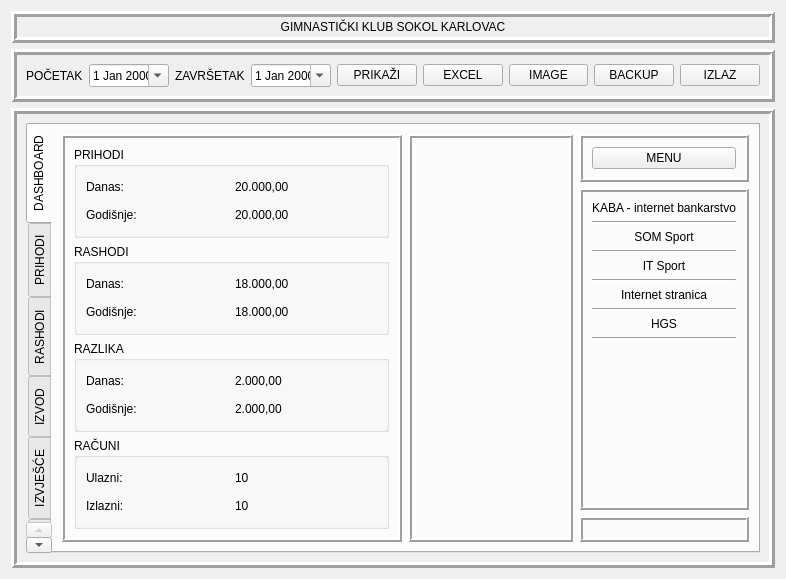
<?xml version="1.0" encoding="UTF-8"?>
<ui version="4.0">
 <class>FinanceManager</class>
 <widget class="QWidget" name="FinanceManager">
  <property name="enabled">
   <bool>true</bool>
  </property>
  <property name="geometry">
   <rect>
    <x>0</x>
    <y>0</y>
    <width>786</width>
    <height>579</height>
   </rect>
  </property>
  <property name="sizePolicy">
   <sizepolicy hsizetype="Expanding" vsizetype="Expanding">
    <horstretch>1</horstretch>
    <verstretch>1</verstretch>
   </sizepolicy>
  </property>
  <property name="windowTitle">
   <string>Form</string>
  </property>
  <property name="styleSheet">
   <string notr="true"/>
  </property>
  <layout class="QVBoxLayout" name="verticalLayout_3">
   <property name="sizeConstraint">
    <enum>QLayout::SetNoConstraint</enum>
   </property>
   <item>
    <widget class="QLabel" name="label">
     <property name="styleSheet">
      <string notr="true">font: 20pt &quot;Calibri&quot;;
border-bottom: 2px solid rgb(200, 200, 200);</string>
     </property>
     <property name="frameShape">
      <enum>QFrame::Box</enum>
     </property>
     <property name="frameShadow">
      <enum>QFrame::Raised</enum>
     </property>
     <property name="lineWidth">
      <number>3</number>
     </property>
     <property name="text">
      <string>GIMNASTIČKI KLUB SOKOL KARLOVAC</string>
     </property>
     <property name="alignment">
      <set>Qt::AlignHCenter|Qt::AlignTop</set>
     </property>
    </widget>
   </item>
   <item>
    <widget class="QFrame" name="frame_menu">
     <property name="frameShape">
      <enum>QFrame::Box</enum>
     </property>
     <property name="frameShadow">
      <enum>QFrame::Raised</enum>
     </property>
     <property name="lineWidth">
      <number>3</number>
     </property>
     <layout class="QHBoxLayout" name="horizontalLayout">
      <item>
       <widget class="QLabel" name="label_2">
        <property name="text">
         <string>POČETAK</string>
        </property>
       </widget>
      </item>
      <item>
       <widget class="QDateEdit" name="date_from">
        <property name="acceptDrops">
         <bool>true</bool>
        </property>
        <property name="calendarPopup">
         <bool>true</bool>
        </property>
       </widget>
      </item>
      <item>
       <widget class="QLabel" name="label_3">
        <property name="text">
         <string>ZAVRŠETAK</string>
        </property>
       </widget>
      </item>
      <item>
       <widget class="QDateEdit" name="date_to">
        <property name="calendarPopup">
         <bool>true</bool>
        </property>
       </widget>
      </item>
      <item>
       <widget class="QPushButton" name="btn_show">
        <property name="text">
         <string>PRIKAŽI</string>
        </property>
       </widget>
      </item>
      <item>
       <widget class="QPushButton" name="btn_excel_2">
        <property name="text">
         <string>EXCEL</string>
        </property>
       </widget>
      </item>
      <item>
       <widget class="QPushButton" name="btn_image">
        <property name="text">
         <string>IMAGE</string>
        </property>
       </widget>
      </item>
      <item>
       <spacer name="horizontalSpacer_4">
        <property name="orientation">
         <enum>Qt::Horizontal</enum>
        </property>
        <property name="sizeHint" stdset="0">
         <size>
          <width>47</width>
          <height>20</height>
         </size>
        </property>
       </spacer>
      </item>
      <item>
       <widget class="QPushButton" name="btn_backup">
        <property name="text">
         <string>BACKUP</string>
        </property>
       </widget>
      </item>
      <item>
       <widget class="QPushButton" name="btn_exit">
        <property name="text">
         <string>IZLAZ</string>
        </property>
       </widget>
      </item>
     </layout>
    </widget>
   </item>
   <item>
    <widget class="QFrame" name="frame_6">
     <property name="frameShape">
      <enum>QFrame::Box</enum>
     </property>
     <property name="frameShadow">
      <enum>QFrame::Raised</enum>
     </property>
     <property name="lineWidth">
      <number>3</number>
     </property>
     <layout class="QHBoxLayout" name="horizontalLayout_16">
      <item>
       <widget class="QTabWidget" name="tabWidget">
        <property name="cursor">
         <cursorShape>ArrowCursor</cursorShape>
        </property>
        <property name="layoutDirection">
         <enum>Qt::LeftToRight</enum>
        </property>
        <property name="styleSheet">
         <string notr="true"/>
        </property>
        <property name="tabPosition">
         <enum>QTabWidget::West</enum>
        </property>
        <property name="tabShape">
         <enum>QTabWidget::Rounded</enum>
        </property>
        <property name="currentIndex">
         <number>0</number>
        </property>
        <property name="documentMode">
         <bool>false</bool>
        </property>
        <property name="tabsClosable">
         <bool>false</bool>
        </property>
        <property name="tabBarAutoHide">
         <bool>false</bool>
        </property>
        <widget class="QWidget" name="tab_7">
         <property name="tabletTracking">
          <bool>true</bool>
         </property>
         <attribute name="title">
          <string>DASHBOARD</string>
         </attribute>
         <layout class="QHBoxLayout" name="horizontalLayout_20">
          <item>
           <layout class="QVBoxLayout" name="verticalLayout_16" stretch="0">
            <item>
             <widget class="QFrame" name="frame">
              <property name="frameShape">
               <enum>QFrame::Box</enum>
              </property>
              <property name="frameShadow">
               <enum>QFrame::Raised</enum>
              </property>
              <property name="lineWidth">
               <number>2</number>
              </property>
              <layout class="QVBoxLayout" name="verticalLayout_24">
               <item>
                <widget class="QGroupBox" name="groupBox">
                 <property name="enabled">
                  <bool>true</bool>
                 </property>
                 <property name="title">
                  <string>PRIHODI</string>
                 </property>
                 <property name="flat">
                  <bool>false</bool>
                 </property>
                 <property name="checkable">
                  <bool>false</bool>
                 </property>
                 <layout class="QVBoxLayout" name="verticalLayout_13">
                  <item>
                   <layout class="QHBoxLayout" name="horizontalLayout_4">
                    <item>
                     <widget class="QLabel" name="label_7">
                      <property name="text">
                       <string>Danas:</string>
                      </property>
                     </widget>
                    </item>
                    <item>
                     <widget class="QLabel" name="dashboard_income_2">
                      <property name="text">
                       <string>20.000,00</string>
                      </property>
                     </widget>
                    </item>
                   </layout>
                  </item>
                  <item>
                   <layout class="QHBoxLayout" name="horizontalLayout_10">
                    <item>
                     <widget class="QLabel" name="label_8">
                      <property name="text">
                       <string>Godišnje:</string>
                      </property>
                     </widget>
                    </item>
                    <item>
                     <widget class="QLabel" name="dashboard_income">
                      <property name="text">
                       <string>20.000,00</string>
                      </property>
                     </widget>
                    </item>
                   </layout>
                  </item>
                 </layout>
                </widget>
               </item>
               <item>
                <widget class="QGroupBox" name="groupBox_2">
                 <property name="enabled">
                  <bool>true</bool>
                 </property>
                 <property name="title">
                  <string>RASHODI</string>
                 </property>
                 <property name="flat">
                  <bool>false</bool>
                 </property>
                 <property name="checkable">
                  <bool>false</bool>
                 </property>
                 <layout class="QVBoxLayout" name="verticalLayout_17">
                  <item>
                   <layout class="QHBoxLayout" name="horizontalLayout_12">
                    <item>
                     <widget class="QLabel" name="label_12">
                      <property name="text">
                       <string>Danas:</string>
                      </property>
                     </widget>
                    </item>
                    <item>
                     <widget class="QLabel" name="dashboard_outcome_2">
                      <property name="text">
                       <string>18.000,00</string>
                      </property>
                     </widget>
                    </item>
                   </layout>
                  </item>
                  <item>
                   <layout class="QHBoxLayout" name="horizontalLayout_13">
                    <item>
                     <widget class="QLabel" name="label_13">
                      <property name="text">
                       <string>Godišnje:</string>
                      </property>
                     </widget>
                    </item>
                    <item>
                     <widget class="QLabel" name="dashboard_outcome">
                      <property name="text">
                       <string>18.000,00</string>
                      </property>
                     </widget>
                    </item>
                   </layout>
                  </item>
                 </layout>
                </widget>
               </item>
               <item>
                <widget class="QGroupBox" name="groupBox_3">
                 <property name="enabled">
                  <bool>true</bool>
                 </property>
                 <property name="title">
                  <string>RAZLIKA</string>
                 </property>
                 <property name="flat">
                  <bool>false</bool>
                 </property>
                 <property name="checkable">
                  <bool>false</bool>
                 </property>
                 <layout class="QVBoxLayout" name="verticalLayout_20">
                  <item>
                   <layout class="QHBoxLayout" name="horizontalLayout_14">
                    <item>
                     <widget class="QLabel" name="label_14">
                      <property name="text">
                       <string>Danas:</string>
                      </property>
                     </widget>
                    </item>
                    <item>
                     <widget class="QLabel" name="dashboard_total_2">
                      <property name="text">
                       <string>2.000,00</string>
                      </property>
                     </widget>
                    </item>
                   </layout>
                  </item>
                  <item>
                   <layout class="QHBoxLayout" name="horizontalLayout_15">
                    <item>
                     <widget class="QLabel" name="label_15">
                      <property name="text">
                       <string>Godišnje:</string>
                      </property>
                     </widget>
                    </item>
                    <item>
                     <widget class="QLabel" name="dashboard_total">
                      <property name="text">
                       <string>2.000,00</string>
                      </property>
                     </widget>
                    </item>
                   </layout>
                  </item>
                 </layout>
                </widget>
               </item>
               <item>
                <widget class="QGroupBox" name="groupBox_4">
                 <property name="title">
                  <string>RAČUNI</string>
                 </property>
                 <layout class="QVBoxLayout" name="verticalLayout_21">
                  <item>
                   <layout class="QHBoxLayout" name="horizontalLayout_11">
                    <item>
                     <widget class="QLabel" name="label_16">
                      <property name="text">
                       <string>Ulazni:</string>
                      </property>
                     </widget>
                    </item>
                    <item>
                     <widget class="QLabel" name="label_18">
                      <property name="text">
                       <string>10</string>
                      </property>
                     </widget>
                    </item>
                   </layout>
                  </item>
                  <item>
                   <layout class="QHBoxLayout" name="horizontalLayout_17">
                    <item>
                     <widget class="QLabel" name="label_17">
                      <property name="text">
                       <string>Izlazni:</string>
                      </property>
                     </widget>
                    </item>
                    <item>
                     <widget class="QLabel" name="label_19">
                      <property name="text">
                       <string>10</string>
                      </property>
                     </widget>
                    </item>
                   </layout>
                  </item>
                 </layout>
                </widget>
               </item>
              </layout>
             </widget>
            </item>
           </layout>
          </item>
          <item>
           <layout class="QHBoxLayout" name="horizontalLayout_18">
            <item>
             <widget class="QFrame" name="frame_2">
              <property name="frameShape">
               <enum>QFrame::Box</enum>
              </property>
              <property name="frameShadow">
               <enum>QFrame::Raised</enum>
              </property>
              <property name="lineWidth">
               <number>2</number>
              </property>
              <layout class="QVBoxLayout" name="verticalLayout_15">
               <item>
                <layout class="QVBoxLayout" name="calendar_frame"/>
               </item>
              </layout>
             </widget>
            </item>
            <item>
             <layout class="QVBoxLayout" name="verticalLayout_5">
              <item>
               <widget class="QFrame" name="frame_5">
                <property name="frameShape">
                 <enum>QFrame::Box</enum>
                </property>
                <property name="frameShadow">
                 <enum>QFrame::Raised</enum>
                </property>
                <property name="lineWidth">
                 <number>2</number>
                </property>
                <layout class="QHBoxLayout" name="horizontalLayout_8">
                 <item>
                  <widget class="QPushButton" name="btn_hide">
                   <property name="text">
                    <string>MENU</string>
                   </property>
                  </widget>
                 </item>
                </layout>
               </widget>
              </item>
              <item>
               <widget class="QFrame" name="frame_3">
                <property name="minimumSize">
                 <size>
                  <width>20</width>
                  <height>0</height>
                 </size>
                </property>
                <property name="frameShape">
                 <enum>QFrame::Box</enum>
                </property>
                <property name="frameShadow">
                 <enum>QFrame::Raised</enum>
                </property>
                <property name="lineWidth">
                 <number>2</number>
                </property>
                <layout class="QVBoxLayout" name="verticalLayout">
                 <item>
                  <layout class="QVBoxLayout" name="links">
                   <item>
                    <widget class="QLabel" name="kaba">
                     <property name="text">
                      <string>KABA - internet bankarstvo</string>
                     </property>
                     <property name="alignment">
                      <set>Qt::AlignCenter</set>
                     </property>
                    </widget>
                   </item>
                   <item>
                    <widget class="Line" name="line_4">
                     <property name="orientation">
                      <enum>Qt::Horizontal</enum>
                     </property>
                    </widget>
                   </item>
                   <item>
                    <widget class="QLabel" name="som_sport">
                     <property name="text">
                      <string>SOM Sport</string>
                     </property>
                     <property name="alignment">
                      <set>Qt::AlignCenter</set>
                     </property>
                    </widget>
                   </item>
                   <item>
                    <widget class="Line" name="line_5">
                     <property name="orientation">
                      <enum>Qt::Horizontal</enum>
                     </property>
                    </widget>
                   </item>
                   <item>
                    <widget class="QLabel" name="itsport">
                     <property name="styleSheet">
                      <string notr="true"/>
                     </property>
                     <property name="text">
                      <string>IT Sport</string>
                     </property>
                     <property name="alignment">
                      <set>Qt::AlignCenter</set>
                     </property>
                    </widget>
                   </item>
                   <item>
                    <widget class="Line" name="line_6">
                     <property name="orientation">
                      <enum>Qt::Horizontal</enum>
                     </property>
                    </widget>
                   </item>
                   <item>
                    <widget class="QLabel" name="gksk">
                     <property name="text">
                      <string>Internet stranica</string>
                     </property>
                     <property name="alignment">
                      <set>Qt::AlignCenter</set>
                     </property>
                    </widget>
                   </item>
                   <item>
                    <widget class="Line" name="line">
                     <property name="orientation">
                      <enum>Qt::Horizontal</enum>
                     </property>
                    </widget>
                   </item>
                   <item>
                    <widget class="QLabel" name="hgs">
                     <property name="text">
                      <string>HGS</string>
                     </property>
                     <property name="alignment">
                      <set>Qt::AlignCenter</set>
                     </property>
                    </widget>
                   </item>
                   <item>
                    <widget class="Line" name="line_2">
                     <property name="orientation">
                      <enum>Qt::Horizontal</enum>
                     </property>
                    </widget>
                   </item>
                   <item>
                    <spacer name="verticalSpacer_8">
                     <property name="orientation">
                      <enum>Qt::Vertical</enum>
                     </property>
                     <property name="sizeHint" stdset="0">
                      <size>
                       <width>20</width>
                       <height>40</height>
                      </size>
                     </property>
                    </spacer>
                   </item>
                  </layout>
                 </item>
                </layout>
               </widget>
              </item>
              <item>
               <widget class="QFrame" name="frame_4">
                <property name="frameShape">
                 <enum>QFrame::Box</enum>
                </property>
                <property name="frameShadow">
                 <enum>QFrame::Raised</enum>
                </property>
                <property name="lineWidth">
                 <number>2</number>
                </property>
                <layout class="QVBoxLayout" name="verticalLayout_19">
                 <item>
                  <layout class="QVBoxLayout" name="dashboard_1"/>
                 </item>
                </layout>
               </widget>
              </item>
             </layout>
            </item>
           </layout>
          </item>
         </layout>
        </widget>
        <widget class="QWidget" name="tab">
         <attribute name="title">
          <string>PRIHODI</string>
         </attribute>
         <layout class="QVBoxLayout" name="verticalLayout_12">
          <item>
           <layout class="QVBoxLayout" name="verticalLayout_11">
            <item>
             <layout class="QHBoxLayout" name="horizontalLayout_2">
              <item>
               <widget class="QPushButton" name="income_btn1">
                <property name="text">
                 <string>NOVI UNOS</string>
                </property>
               </widget>
              </item>
              <item>
               <widget class="QPushButton" name="income_btn2">
                <property name="text">
                 <string>IZMIJENI</string>
                </property>
               </widget>
              </item>
              <item>
               <widget class="QPushButton" name="income_btn3">
                <property name="text">
                 <string>IZBRIŠI</string>
                </property>
               </widget>
              </item>
              <item>
               <spacer name="horizontalSpacer">
                <property name="orientation">
                 <enum>Qt::Horizontal</enum>
                </property>
                <property name="sizeType">
                 <enum>QSizePolicy::Fixed</enum>
                </property>
                <property name="sizeHint" stdset="0">
                 <size>
                  <width>100</width>
                  <height>20</height>
                 </size>
                </property>
               </spacer>
              </item>
              <item>
               <widget class="QLabel" name="label_4">
                <property name="maximumSize">
                 <size>
                  <width>50</width>
                  <height>16777215</height>
                 </size>
                </property>
                <property name="text">
                 <string>ŠIFRA:</string>
                </property>
               </widget>
              </item>
              <item>
               <widget class="QComboBox" name="combo_income">
                <property name="minimumSize">
                 <size>
                  <width>70</width>
                  <height>23</height>
                 </size>
                </property>
                <property name="maximumSize">
                 <size>
                  <width>70</width>
                  <height>23</height>
                 </size>
                </property>
               </widget>
              </item>
              <item>
               <widget class="QLabel" name="income_desc">
                <property name="text">
                 <string>OPIS ŠIFRE</string>
                </property>
               </widget>
              </item>
             </layout>
            </item>
            <item>
             <layout class="QHBoxLayout" name="horizontalLayout_3">
              <item>
               <layout class="QVBoxLayout" name="verticalLayout_2">
                <item>
                 <widget class="QTreeWidget" name="tree_income">
                  <property name="styleSheet">
                   <string notr="true"/>
                  </property>
                  <property name="autoScroll">
                   <bool>true</bool>
                  </property>
                  <property name="showDropIndicator" stdset="0">
                   <bool>false</bool>
                  </property>
                  <property name="alternatingRowColors">
                   <bool>true</bool>
                  </property>
                  <property name="selectionBehavior">
                   <enum>QAbstractItemView::SelectRows</enum>
                  </property>
                  <property name="uniformRowHeights">
                   <bool>false</bool>
                  </property>
                  <property name="headerHidden">
                   <bool>false</bool>
                  </property>
                  <column>
                   <property name="text">
                    <string>ŠIFRA</string>
                   </property>
                   <property name="textAlignment">
                    <set>AlignCenter</set>
                   </property>
                  </column>
                  <column>
                   <property name="text">
                    <string>OPIS ŠIFRE</string>
                   </property>
                   <property name="textAlignment">
                    <set>AlignCenter</set>
                   </property>
                  </column>
                  <column>
                   <property name="text">
                    <string>OPIS</string>
                   </property>
                   <property name="textAlignment">
                    <set>AlignCenter</set>
                   </property>
                  </column>
                  <column>
                   <property name="text">
                    <string>IZNOS</string>
                   </property>
                   <property name="textAlignment">
                    <set>AlignCenter</set>
                   </property>
                  </column>
                  <column>
                   <property name="text">
                    <string>DATUM</string>
                   </property>
                   <property name="textAlignment">
                    <set>AlignCenter</set>
                   </property>
                  </column>
                  <column>
                   <property name="text">
                    <string>NAPOMENA</string>
                   </property>
                   <property name="textAlignment">
                    <set>AlignCenter</set>
                   </property>
                  </column>
                  <column>
                   <property name="text">
                    <string>ID</string>
                   </property>
                   <property name="textAlignment">
                    <set>AlignCenter</set>
                   </property>
                  </column>
                 </widget>
                </item>
                <item>
                 <widget class="QLabel" name="income_total">
                  <property name="text">
                   <string>UKUPNI PRIHODI</string>
                  </property>
                  <property name="alignment">
                   <set>Qt::AlignCenter</set>
                  </property>
                 </widget>
                </item>
               </layout>
              </item>
             </layout>
            </item>
           </layout>
          </item>
         </layout>
        </widget>
        <widget class="QWidget" name="tab_2">
         <attribute name="title">
          <string>RASHODI</string>
         </attribute>
         <layout class="QVBoxLayout" name="verticalLayout_10">
          <item>
           <layout class="QHBoxLayout" name="horizontalLayout_5">
            <item>
             <widget class="QPushButton" name="outcome_btn1">
              <property name="text">
               <string>NOVI UNOS</string>
              </property>
             </widget>
            </item>
            <item>
             <widget class="QPushButton" name="outcome_btn2">
              <property name="text">
               <string>IZMIJENI</string>
              </property>
             </widget>
            </item>
            <item>
             <widget class="QPushButton" name="outcome_btn3">
              <property name="text">
               <string>IZBRIŠI</string>
              </property>
             </widget>
            </item>
            <item>
             <spacer name="horizontalSpacer_2">
              <property name="orientation">
               <enum>Qt::Horizontal</enum>
              </property>
              <property name="sizeType">
               <enum>QSizePolicy::Fixed</enum>
              </property>
              <property name="sizeHint" stdset="0">
               <size>
                <width>100</width>
                <height>20</height>
               </size>
              </property>
             </spacer>
            </item>
            <item>
             <widget class="QLabel" name="label_6">
              <property name="maximumSize">
               <size>
                <width>50</width>
                <height>16777215</height>
               </size>
              </property>
              <property name="text">
               <string>ŠIFRA:</string>
              </property>
             </widget>
            </item>
            <item>
             <widget class="QComboBox" name="combo_outcome">
              <property name="minimumSize">
               <size>
                <width>70</width>
                <height>23</height>
               </size>
              </property>
              <property name="maximumSize">
               <size>
                <width>70</width>
                <height>23</height>
               </size>
              </property>
             </widget>
            </item>
            <item>
             <widget class="QLabel" name="outcome_desc">
              <property name="text">
               <string>OPIS ŠIFRE</string>
              </property>
             </widget>
            </item>
           </layout>
          </item>
          <item>
           <layout class="QHBoxLayout" name="horizontalLayout_6">
            <item>
             <layout class="QVBoxLayout" name="verticalLayout_4">
              <item>
               <widget class="QTreeWidget" name="tree_outcome">
                <property name="styleSheet">
                 <string notr="true"/>
                </property>
                <property name="showDropIndicator" stdset="0">
                 <bool>false</bool>
                </property>
                <property name="alternatingRowColors">
                 <bool>true</bool>
                </property>
                <column>
                 <property name="text">
                  <string>ŠIFRA</string>
                 </property>
                 <property name="textAlignment">
                  <set>AlignCenter</set>
                 </property>
                </column>
                <column>
                 <property name="text">
                  <string>OPIS ŠIFRE</string>
                 </property>
                 <property name="textAlignment">
                  <set>AlignCenter</set>
                 </property>
                </column>
                <column>
                 <property name="text">
                  <string>OPIS</string>
                 </property>
                 <property name="textAlignment">
                  <set>AlignCenter</set>
                 </property>
                </column>
                <column>
                 <property name="text">
                  <string>IZNOS</string>
                 </property>
                 <property name="textAlignment">
                  <set>AlignCenter</set>
                 </property>
                </column>
                <column>
                 <property name="text">
                  <string>DATUM</string>
                 </property>
                 <property name="textAlignment">
                  <set>AlignCenter</set>
                 </property>
                </column>
                <column>
                 <property name="text">
                  <string>NAPOMENA</string>
                 </property>
                 <property name="textAlignment">
                  <set>AlignCenter</set>
                 </property>
                </column>
                <column>
                 <property name="text">
                  <string>ID</string>
                 </property>
                 <property name="textAlignment">
                  <set>AlignCenter</set>
                 </property>
                </column>
               </widget>
              </item>
              <item>
               <widget class="QLabel" name="outcome_total">
                <property name="text">
                 <string>UKUPNI RASHODI</string>
                </property>
                <property name="alignment">
                 <set>Qt::AlignCenter</set>
                </property>
               </widget>
              </item>
             </layout>
            </item>
           </layout>
          </item>
         </layout>
        </widget>
        <widget class="QWidget" name="tab_3">
         <attribute name="title">
          <string>IZVOD</string>
         </attribute>
         <layout class="QVBoxLayout" name="verticalLayout_6">
          <item>
           <layout class="QHBoxLayout" name="horizontalLayout_7">
            <item>
             <widget class="QPushButton" name="browse_btn">
              <property name="maximumSize">
               <size>
                <width>150</width>
                <height>16777215</height>
               </size>
              </property>
              <property name="text">
               <string>UČITAJ IZVOD</string>
              </property>
             </widget>
            </item>
            <item>
             <widget class="QLabel" name="file_path">
              <property name="minimumSize">
               <size>
                <width>250</width>
                <height>0</height>
               </size>
              </property>
              <property name="text">
               <string>Odabrani izvod</string>
              </property>
             </widget>
            </item>
            <item>
             <widget class="QPushButton" name="add_row">
              <property name="minimumSize">
               <size>
                <width>40</width>
                <height>20</height>
               </size>
              </property>
              <property name="maximumSize">
               <size>
                <width>40</width>
                <height>40</height>
               </size>
              </property>
              <property name="text">
               <string>+</string>
              </property>
             </widget>
            </item>
            <item>
             <widget class="QPushButton" name="remove_row">
              <property name="minimumSize">
               <size>
                <width>40</width>
                <height>20</height>
               </size>
              </property>
              <property name="maximumSize">
               <size>
                <width>40</width>
                <height>40</height>
               </size>
              </property>
              <property name="text">
               <string>-</string>
              </property>
             </widget>
            </item>
            <item>
             <widget class="QPushButton" name="save_btn">
              <property name="maximumSize">
               <size>
                <width>150</width>
                <height>16777215</height>
               </size>
              </property>
              <property name="text">
               <string>SPREMI</string>
              </property>
             </widget>
            </item>
            <item>
             <widget class="QPushButton" name="clear_btn">
              <property name="text">
               <string>OČISTI TABLICU</string>
              </property>
             </widget>
            </item>
           </layout>
          </item>
          <item>
           <widget class="QTableWidget" name="io_table">
            <column>
             <property name="text">
              <string>PRIHOD/RASHOD</string>
             </property>
             <property name="textAlignment">
              <set>AlignCenter</set>
             </property>
            </column>
            <column>
             <property name="text">
              <string>ŠIFRA</string>
             </property>
            </column>
            <column>
             <property name="text">
              <string>OPIS</string>
             </property>
            </column>
            <column>
             <property name="text">
              <string>IZNOS</string>
             </property>
            </column>
            <column>
             <property name="text">
              <string>DATUM</string>
             </property>
            </column>
            <column>
             <property name="text">
              <string>NAPOMENA</string>
             </property>
            </column>
           </widget>
          </item>
         </layout>
        </widget>
        <widget class="QWidget" name="tab_4">
         <attribute name="title">
          <string>IZVJEŠĆE</string>
         </attribute>
         <layout class="QVBoxLayout" name="verticalLayout_9">
          <item>
           <layout class="QHBoxLayout" name="horizontalLayout_9">
            <item>
             <layout class="QVBoxLayout" name="verticalLayout_7">
              <item>
               <widget class="QLabel" name="label_9">
                <property name="text">
                 <string>PRIHODI</string>
                </property>
                <property name="alignment">
                 <set>Qt::AlignCenter</set>
                </property>
               </widget>
              </item>
              <item>
               <widget class="QTreeWidget" name="report_income">
                <property name="alternatingRowColors">
                 <bool>true</bool>
                </property>
                <column>
                 <property name="text">
                  <string>ŠIFRA</string>
                 </property>
                 <property name="textAlignment">
                  <set>AlignCenter</set>
                 </property>
                </column>
                <column>
                 <property name="text">
                  <string>OPIS</string>
                 </property>
                 <property name="textAlignment">
                  <set>AlignCenter</set>
                 </property>
                </column>
                <column>
                 <property name="text">
                  <string>IZNOS</string>
                 </property>
                 <property name="textAlignment">
                  <set>AlignCenter</set>
                 </property>
                </column>
               </widget>
              </item>
              <item>
               <widget class="QLabel" name="total_income">
                <property name="text">
                 <string>UKUPNO PRIHODA</string>
                </property>
                <property name="alignment">
                 <set>Qt::AlignCenter</set>
                </property>
               </widget>
              </item>
             </layout>
            </item>
            <item>
             <layout class="QVBoxLayout" name="verticalLayout_8">
              <item>
               <widget class="QLabel" name="label_10">
                <property name="text">
                 <string>RASHODI</string>
                </property>
                <property name="alignment">
                 <set>Qt::AlignCenter</set>
                </property>
               </widget>
              </item>
              <item>
               <widget class="QTreeWidget" name="report_outcome">
                <property name="acceptDrops">
                 <bool>false</bool>
                </property>
                <property name="alternatingRowColors">
                 <bool>true</bool>
                </property>
                <column>
                 <property name="text">
                  <string>ŠIFRA</string>
                 </property>
                 <property name="textAlignment">
                  <set>AlignCenter</set>
                 </property>
                </column>
                <column>
                 <property name="text">
                  <string>OPIS</string>
                 </property>
                 <property name="textAlignment">
                  <set>AlignCenter</set>
                 </property>
                </column>
                <column>
                 <property name="text">
                  <string>IZNOS</string>
                 </property>
                 <property name="textAlignment">
                  <set>AlignCenter</set>
                 </property>
                </column>
               </widget>
              </item>
              <item>
               <widget class="QLabel" name="total_outcome">
                <property name="text">
                 <string>UKUPNO RASHODA</string>
                </property>
                <property name="alignment">
                 <set>Qt::AlignCenter</set>
                </property>
               </widget>
              </item>
             </layout>
            </item>
           </layout>
          </item>
          <item>
           <widget class="QLabel" name="total">
            <property name="text">
             <string>RAZLIKA PRIHODA I RASHODA</string>
            </property>
            <property name="alignment">
             <set>Qt::AlignCenter</set>
            </property>
           </widget>
          </item>
         </layout>
        </widget>
        <widget class="QWidget" name="tab_6">
         <attribute name="title">
          <string>GRAFIKA</string>
         </attribute>
         <widget class="QWidget" name="verticalLayoutWidget">
          <property name="geometry">
           <rect>
            <x>10</x>
            <y>20</y>
            <width>681</width>
            <height>361</height>
           </rect>
          </property>
          <layout class="QVBoxLayout" name="plot"/>
         </widget>
        </widget>
        <widget class="QWidget" name="tab_5">
         <attribute name="title">
          <string>RAČUNI</string>
         </attribute>
         <layout class="QHBoxLayout" name="horizontalLayout_19">
          <item>
           <layout class="QVBoxLayout" name="bill_frame"/>
          </item>
         </layout>
        </widget>
       </widget>
      </item>
     </layout>
    </widget>
   </item>
  </layout>
 </widget>
 <resources/>
 <connections/>
</ui>
